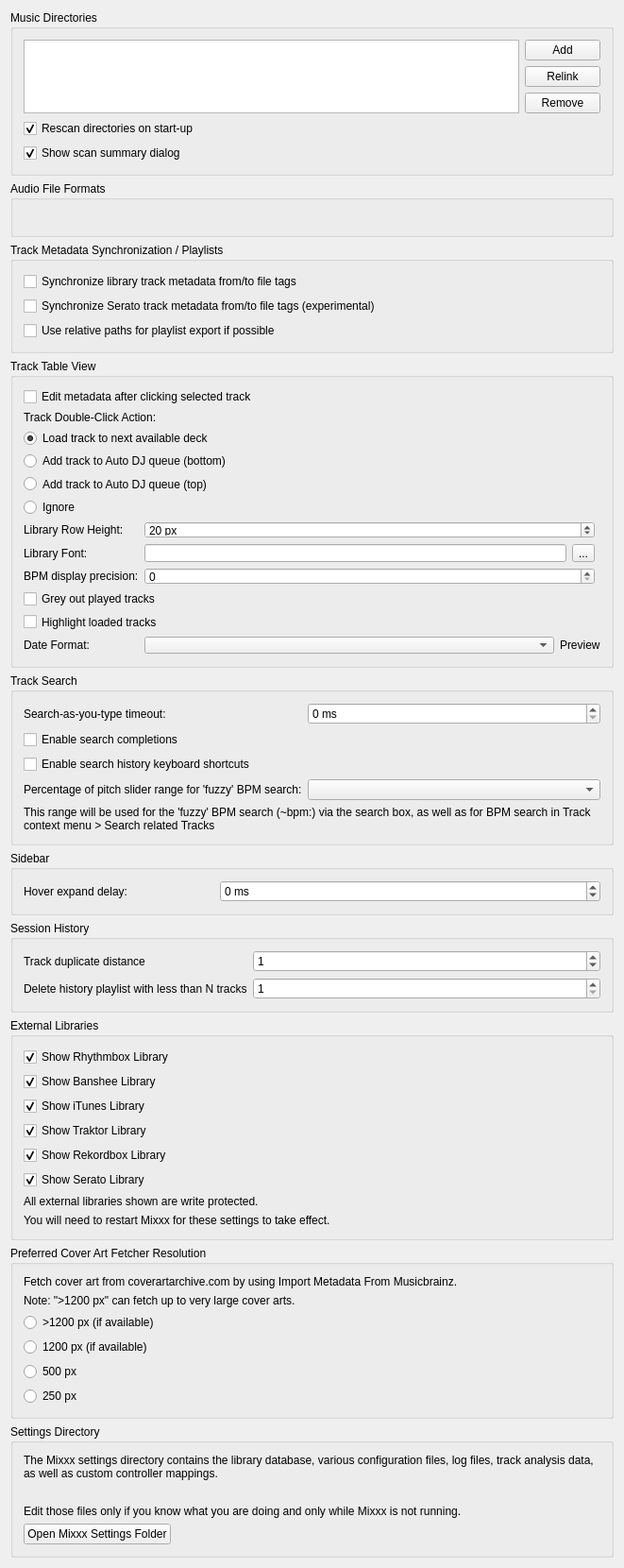
<?xml version="1.0" encoding="UTF-8"?>
<ui version="4.0">
 <class>DlgPrefLibraryDlg</class>
 <widget class="QWidget" name="DlgPrefLibraryDlg">
  <property name="geometry">
   <rect>
    <x>0</x>
    <y>0</y>
    <width>661</width>
    <height>1522</height>
   </rect>
  </property>
  <property name="windowTitle">
   <string notr="true">Library Preferences</string>
  </property>
  <layout class="QVBoxLayout" name="verticalLayout">

   <item>
    <widget class="QGroupBox" name="groupBox_MusicDirectories">
     <property name="title">
      <string>Music Directories</string>
     </property>
     <layout class="QGridLayout" name="gridLayout_music_directories">

      <item row="0" column="0" rowspan="3">
       <widget class="QListView" name="dirList">
        <property name="editTriggers">
         <set>QAbstractItemView::NoEditTriggers</set>
        </property>
        <property name="iconSize">
         <size>
          <width>16</width>
          <height>16</height>
         </size>
        </property>
        <property name="uniformItemSizes">
         <bool>true</bool>
        </property>
       </widget>
      </item>

      <item row="0" column="1">
       <widget class="QPushButton" name="pushButton_add_dir">
        <property name="font">
         <font/>
        </property>
        <property name="toolTip">
         <string>Add a directory where your music is stored. Mixxx will watch this directory and its subdirectories for new tracks.</string>
        </property>
        <property name="text">
         <string>Add</string>
        </property>
       </widget>
      </item>

      <item row="1" column="1">
       <widget class="QPushButton" name="pushButton_relocate_dir">
        <property name="toolTip">
         <string>If an existing music directory is moved, Mixxx doesn't know where to find the audio files in it. Choose Relink to select the music directory in its new location. &lt;br/&gt; This will re-establish the links to the audio files in the Mixxx library.</string>
        </property>
        <property name="text">
         <string extracomment="This will re-establish the links to the audio files in the Mixxx database if you move an music directory to a new location.">Relink</string>
        </property>
       </widget>
      </item>

      <item row="2" column="1">
       <widget class="QPushButton" name="pushButton_remove_dir">
        <property name="font">
         <font/>
        </property>
        <property name="toolTip">
         <string>If removed, Mixxx will no longer watch this directory and its subdirectories for new tracks.</string>
        </property>
        <property name="text">
         <string>Remove</string>
        </property>
       </widget>
      </item>

      <item row="3" column="0" colspan="2">
       <widget class="QCheckBox" name="checkBox_library_scan">
        <property name="text">
         <string>Rescan directories on start-up</string>
        </property>
        <property name="checked">
         <bool>true</bool>
        </property>
       </widget>
      </item>

      <item row="4" column="0" colspan="2">
       <widget class="QCheckBox" name="checkBox_library_scan_summary">
        <property name="text">
         <string>Show scan summary dialog</string>
        </property>
        <property name="checked">
         <bool>true</bool>
        </property>
       </widget>
      </item>

     </layout>
    </widget>
   </item>

   <item>
    <widget class="QGroupBox" name="groupBox_AudioFileFormats">
     <property name="title">
      <string>Audio File Formats</string>
     </property>
     <property name="flat">
      <bool>false</bool>
     </property>
     <layout class="QGridLayout" name="gridLayout_audio_formats">
      <item row="0" column="0">
       <widget class="QLabel" name="builtInFormats">
        <property name="text">
         <string/>
        </property>
        <property name="wordWrap">
         <bool>true</bool>
        </property>
       </widget>
      </item>
     </layout>
    </widget>
   </item>

   <item>
    <widget class="QGroupBox" name="groupBox_AudioFileTags">
     <property name="title">
      <string>Track Metadata Synchronization / Playlists</string>
     </property>
     <layout class="QGridLayout" name="gridLayout_metadata">
      <item row="0" column="0" colspan="2">
       <widget class="QCheckBox" name="checkBox_sync_track_metadata">
        <property name="toolTip">
         <string>Automatically write modified track metadata from the library into file tags and reimport metadata from updated file tags into the library</string>
        </property>
        <property name="text">
         <string>Synchronize library track metadata from/to file tags</string>
        </property>
       </widget>
      </item>

      <item row="1" column="0">
       <widget class="QCheckBox" name="checkBox_serato_metadata_export">
        <property name="toolTip">
         <string>Keeps track color, beat grid, bpm lock, cue points, and loops synchronized with SERATO_MARKERS/MARKERS2 file tags.&lt;br/&gt;&lt;br/&gt;WARNING: Enabling this option also enables the reimport of Serato metadata after files have been modified outside of Mixxx. On reimport existing metadata in Mixxx is replaced with the metadata found in file tags. Custom metadata not included in file tags like loop colors is lost.</string>
        </property>
        <property name="text">
         <string>Synchronize Serato track metadata from/to file tags (experimental)</string>
        </property>
       </widget>
      </item>

      <item row="2" column="0" colspan="2">
       <widget class="QCheckBox" name="checkBox_use_relative_path">
        <property name="text">
         <string>Use relative paths for playlist export if possible</string>
        </property>
       </widget>
      </item>
     </layout>
    </widget>
   </item>

   <item>
    <widget class="QGroupBox" name="groupBox_TrackTableView">
     <property name="title">
      <string>Track Table View</string>
     </property>
     <layout class="QGridLayout" name="gridLayout_track_table_view">

      <item row="1" column="0" colspan="4">
       <widget class="QCheckBox" name="checkBox_edit_metadata_selected_clicked">
        <property name="text">
         <string>Edit metadata after clicking selected track</string>
        </property>
       </widget>
      </item>

      <item row="2" column="0" colspan="4">
       <widget class="QLabel" name="label_doubeClickAction">
        <property name="text">
         <string>Track Double-Click Action:</string>
        </property>
        <property name="alignment">
         <set>Qt::AlignLeft|Qt::AlignVCenter</set>
        </property>
       </widget>
      </item>

      <item row="3" column="0" colspan="4">
       <widget class="QRadioButton" name="radioButton_dbclick_deck">
        <property name="text">
         <string>Load track to next available deck</string>
        </property>
        <property name="checked">
         <bool>true</bool>
        </property>
       </widget>
      </item>
      <item row="4" column="0" colspan="4">
       <widget class="QRadioButton" name="radioButton_dbclick_bottom">
        <property name="text">
         <string>Add track to Auto DJ queue (bottom)</string>
        </property>
       </widget>
      </item>
      <item row="5" column="0" colspan="4">
       <widget class="QRadioButton" name="radioButton_dbclick_top">
        <property name="text">
         <string>Add track to Auto DJ queue (top)</string>
        </property>
       </widget>
      </item>
      <item row="6" column="0" colspan="4">
       <widget class="QRadioButton" name="radioButton_dbclick_ignore">
        <property name="text">
         <string>Ignore</string>
        </property>
       </widget>
      </item>

      <item row="7" column="0">
       <widget class="QLabel" name="label_rowHeight">
        <property name="text">
         <string>Library Row Height:</string>
        </property>
        <property name="alignment">
         <set>Qt::AlignLeft|Qt::AlignVCenter</set>
        </property>
       </widget>
      </item>
      <item row="7" column="1" colspan="2">
       <widget class="QSpinBox" name="spinBox_row_height">
        <property name="suffix">
         <string> px</string>
        </property>
        <property name="minimum">
         <number>5</number>
        </property>
        <property name="maximum">
         <number>100</number>
        </property>
        <property name="value">
         <number>20</number>
        </property>
       </widget>
      </item>

      <item row="8" column="0">
       <widget class="QLabel" name="label_libraryFont">
        <property name="text">
         <string>Library Font:</string>
        </property>
        <property name="alignment">
         <set>Qt::AlignLeft|Qt::AlignVCenter</set>
        </property>
       </widget>
      </item>
      <item row="8" column="1">
       <widget class="QLineEdit" name="lineEdit_library_font">
        <property name="readOnly">
         <bool>true</bool>
        </property>
       </widget>
      </item>
      <item row="8" column="2">
       <widget class="QToolButton" name="btn_library_font">
        <property name="text">
         <string>...</string>
        </property>
       </widget>
      </item>

      <item row="9" column="0">
       <widget class="QLabel" name="label_bpm_precision">
        <property name="text">
         <string>BPM display precision:</string>
        </property>
        <property name="alignment">
         <set>Qt::AlignLeft|Qt::AlignVCenter</set>
        </property>
       </widget>
      </item>
      <item row="9" column="1" colspan="2">
       <widget class="QSpinBox" name="spinbox_bpm_precision"/>
      </item>

      <item row="10" column="0" colspan="4">
       <widget class="QCheckBox" name="checkbox_played_track_color">
        <property name="text">
         <string>Grey out played tracks</string>
        </property>
       </widget>
      </item>

      <item row="11" column="0" colspan="4">
       <widget class="QCheckBox" name="checkbox_loaded_track_color">
        <property name="text">
         <string>Highlight loaded tracks</string>
        </property>
       </widget>
      </item>

      <item row="12" column="0">
       <widget class="QLabel" name="label_dateFormat">
        <property name="text">
         <string>Date Format:</string>
        </property>
        <property name="alignment">
         <set>Qt::AlignLeft|Qt::AlignVCenter</set>
        </property>
       </widget>
      </item>
      <item row="12" column="1" colspan="3">
       <layout class="QHBoxLayout" name="horizontalLayout_dateFormat">
        <property name="leftMargin">
         <number>0</number>
        </property>
        <property name="topMargin">
         <number>0</number>
        </property>
        <property name="rightMargin">
         <number>0</number>
        </property>
        <property name="bottomMargin">
         <number>0</number>
        </property>
        <item>
         <widget class="QComboBox" name="comboBox_dateFormat">
          <property name="sizePolicy">
           <sizepolicy hsizetype="Expanding" vsizetype="Fixed">
            <horstretch>0</horstretch>
            <verstretch>0</verstretch>
           </sizepolicy>
          </property>
         </widget>
        </item>
        <item>
         <widget class="QLabel" name="label_dateFormatPreview">
          <property name="text">
           <string>Preview</string>
          </property>
         </widget>
        </item>
       </layout>
      </item>

     </layout>
    </widget>
   </item><!-- Track Table View -->

   <item>
    <widget class="QGroupBox" name="groupBox_Search">
     <property name="title">
      <string>Track Search</string>
     </property>
     <layout class="QGridLayout" name="gridLayout_search">

      <item row="0" column="0">
       <widget class="QLabel" name="label_searchDebouncingTimeout">
        <property name="text">
         <string>Search-as-you-type timeout:</string>
        </property>
        <property name="alignment">
         <set>Qt::AlignLeft|Qt::AlignVCenter</set>
        </property>
       </widget>
      </item>
      <item row="0" column="1" colspan="2">
       <widget class="QSpinBox" name="spinBox_search_debouncing_timeout">
        <property name="suffix">
         <string> ms</string>
        </property>
       </widget>
      </item>

      <item row="1" column="0" colspan="3">
       <widget class="QCheckBox" name="checkBox_enable_search_completions">
        <property name="text">
         <string>Enable search completions</string>
        </property>
       </widget>
      </item>

      <item row="2" column="0" colspan="3">
       <widget class="QCheckBox" name="checkBox_enable_search_history_shortcuts">
        <property name="text">
         <string>Enable search history keyboard shortcuts</string>
        </property>
       </widget>
      </item>

      <item row="3" column="0">
       <widget class="QLabel" name="label_searchBpmFuzzyRange">
        <property name="text">
         <string>Percentage of pitch slider range for 'fuzzy' BPM search:</string>
        </property>
        <property name="alignment">
         <set>Qt::AlignLeft|Qt::AlignVCenter</set>
        </property>
        <property name="buddy">
         <cstring>comboBox_search_bpm_fuzzy_range</cstring>
        </property>
       </widget>
      </item>
      <item row="3" column="1" colspan="2">
       <widget class="QComboBox" name="comboBox_search_bpm_fuzzy_range"/>
      </item>
      <item row="4" column="0" colspan="3">
       <widget class="QLabel" name="label_searchBpmFuzzyRangeInfo">
        <property name="text">
         <string>This range will be used for the 'fuzzy' BPM search (~bpm:) via the search box, as well as for BPM search in Track context menu &gt; Search related Tracks</string>
        </property>
        <property name="wordWrap">
         <bool>true</bool>
        </property>
       </widget>
      </item>

     </layout>
    </widget>
   </item><!-- Search box -->

   <item>
    <widget class="QGroupBox" name="groupBox_sidebar">
     <property name="title">
      <string>Sidebar</string>
     </property>
     <layout class="QGridLayout" name="gridLayout_sidebar">

      <item row="0" column="0">
       <widget class="QLabel" name="label_sidebar_hover_expand_delay">
        <property name="text">
         <string>Hover expand delay:</string>
        </property>
        <property name="alignment">
         <set>Qt::AlignLeft|Qt::AlignVCenter</set>
        </property>
        <property name="buddy">
         <cstring>spinBox_sidebar_hover_expand_delay</cstring>
        </property>
       </widget>
      </item>
      <item row="0" column="1" colspan="2">
       <widget class="QSpinBox" name="spinBox_sidebar_hover_expand_delay">
        <property name="suffix">
         <string> ms</string>
        </property>
        <property name="toolTip">
         <string>The delay until sidebar items are expanded or collapsed hovered during drag'n'drop. -1 disables auto-expand.</string>
        </property>
        <property name="minimum">
         <number>-1</number>
        </property>
        <property name="maximum">
         <number>5000</number>
        </property>
        <property name="singleStep">
         <number>50</number>
        </property>
       </widget>
      </item>

     </layout>
    </widget>
   </item>

   <item>
    <widget class="QGroupBox" name="groupBox_History">
     <property name="title">
      <string>Session History</string>
     </property>
     <layout class="QGridLayout" name="gridLayout_history">

      <item row="1" column="0">
       <widget class="QLabel" name="label_history_track_duplicate_distance">
        <property name="text">
         <string>Track duplicate distance</string>
        </property>
        <property name="alignment">
         <set>Qt::AlignLeft|Qt::AlignVCenter</set>
        </property>
        <property name="wordWrap">
         <bool>true</bool>
        </property>
       </widget>
      </item>
      <item row="1" column="1" colspan="2">
       <widget class="QSpinBox" name="spinbox_history_track_duplicate_distance">
        <property name="toolTip">
         <string>When playing a track again log it to the session history only if more than N other tracks have been played in the meantime</string>
        </property>
        <property name="minimum">
         <number>0</number>
        </property>
        <property name="maximum">
         <number>99</number>
        </property>
        <property name="value">
         <number>1</number>
        </property>
       </widget>
      </item>

      <item row="2" column="0">
       <widget class="QLabel" name="label_history_cleanup">
        <property name="toolTip">
         <string>History playlist with less than N tracks will be deleted&lt;br/&gt;&lt;br/&gt;Note: the cleanup will be performed during startup and shutdown of Mixxx.</string>
        </property>
        <property name="text">
         <string>Delete history playlist with less than N tracks</string>
        </property>
        <property name="alignment">
         <set>Qt::AlignLeft|Qt::AlignVCenter</set>
        </property>
       </widget>
      </item>
      <item row="2" column="1" colspan="2">
       <widget class="QSpinBox" name="spinbox_history_min_tracks_to_keep">
        <property name="minimum">
         <number>1</number>
        </property>
        <property name="maximum">
         <number>99</number>
        </property>
        <property name="value">
         <number>1</number>
        </property>
       </widget>
      </item>

     </layout>
    </widget>
   </item><!-- History -->

   <item>
    <widget class="QGroupBox" name="groupBox_external_libraries">
     <property name="title">
      <string>External Libraries</string>
     </property>
     <layout class="QGridLayout" name="gridLayout_external_libraries">
      <item row="0" column="0">
       <widget class="QCheckBox" name="checkBox_show_rhythmbox">
        <property name="text">
         <string>Show Rhythmbox Library</string>
        </property>
        <property name="checked">
         <bool>true</bool>
        </property>
       </widget>
      </item>
      <item row="1" column="0">
       <widget class="QCheckBox" name="checkBox_show_banshee">
        <property name="text">
         <string>Show Banshee Library</string>
        </property>
        <property name="checked">
         <bool>true</bool>
        </property>
       </widget>
      </item>
      <item row="2" column="0">
       <widget class="QCheckBox" name="checkBox_show_itunes">
        <property name="text">
         <string>Show iTunes Library</string>
        </property>
        <property name="checked">
         <bool>true</bool>
        </property>
       </widget>
      </item>
      <item row="3" column="0">
       <widget class="QCheckBox" name="checkBox_show_traktor">
        <property name="text">
         <string>Show Traktor Library</string>
        </property>
        <property name="checked">
         <bool>true</bool>
        </property>
       </widget>
      </item>
      <item row="4" column="0">
       <widget class="QCheckBox" name="checkBox_show_rekordbox">
        <property name="text">
         <string>Show Rekordbox Library</string>
        </property>
        <property name="checked">
         <bool>true</bool>
        </property>
       </widget>
      </item>
      <item row="5" column="0">
       <widget class="QCheckBox" name="checkBox_show_serato">
        <property name="text">
         <string>Show Serato Library</string>
        </property>
        <property name="checked">
         <bool>true</bool>
        </property>
       </widget>
      </item>
      <item row="6" column="0">
       <widget class="QLabel" name="label_4">
        <property name="text">
         <string>All external libraries shown are write protected.</string>
        </property>
        <property name="wordWrap">
         <bool>true</bool>
        </property>
        <property name="topMargin" stdset="0">
         <number>10</number>
        </property>
       </widget>
      </item>
      <item row="7" column="0">
       <widget class="QLabel" name="label_11">
        <property name="text">
         <string>You will need to restart Mixxx for these settings to take effect.</string>
        </property>
        <property name="wordWrap">
         <bool>true</bool>
        </property>
       </widget>
      </item>
     </layout>
    </widget>
   </item>

   <item>
    <widget class="QGroupBox" name="groupBox_cover_art_fetcher">
     <property name="title">
      <string>Preferred Cover Art Fetcher Resolution</string>
     </property>
     <layout class="QGridLayout" name="gridLayout_cover_art_fetcher">
      <item row="0" column="0">
       <widget class="QLabel" name="label_12">
        <property name="text">
         <string>Fetch cover art from coverartarchive.com by using Import Metadata From Musicbrainz.</string>
        </property>
        <property name="wordWrap">
         <bool>true</bool>
        </property>
       </widget>
      </item>
      <item row="1" column="0">
       <widget class="QLabel" name="label_13">
        <property name="text">
         <string>Note: &quot;&gt;1200 px&quot; can fetch up to very large cover arts.</string>
        </property>
        <property name="wordWrap">
         <bool>true</bool>
        </property>
       </widget>
      </item>
      <item row="2" column="0">
       <widget class="QRadioButton" name="radioButton_cover_art_fetcher_highest">
        <property name="text">
         <string>&gt;1200 px (if available)</string>
        </property>
        <property name="checked">
         <bool>false</bool>
        </property>
       </widget>
      </item>
      <item row="3" column="0">
       <widget class="QRadioButton" name="radioButton_cover_art_fetcher_high">
        <property name="text">
         <string>1200 px (if available)</string>
        </property>
        <property name="checked">
         <bool>false</bool>
        </property>
       </widget>
      </item>
      <item row="4" column="0">
       <widget class="QRadioButton" name="radioButton_cover_art_fetcher_medium">
        <property name="text">
         <string>500 px</string>
        </property>
        <property name="checked">
         <bool>false</bool>
        </property>
       </widget>
      </item>
      <item row="5" column="0">
       <widget class="QRadioButton" name="radioButton_cover_art_fetcher_lowest">
        <property name="text">
         <string>250 px</string>
        </property>
        <property name="checked">
         <bool>false</bool>
        </property>
       </widget>
      </item>
     </layout>
    </widget>
   </item>

   <item>
    <widget class="QGroupBox" name="groupBox_settingsDir">
     <property name="title">
      <string>Settings Directory</string>
     </property>
     <layout class="QVBoxLayout" name="vlayout_settingsDir">
      <item>
       <widget class="QLabel" name="label_settingsDir">
        <property name="text">
         <string>The Mixxx settings directory contains the library database, various configuration files, log files, track analysis data, as well as custom controller mappings.</string>
        </property>
        <property name="wordWrap">
         <bool>true</bool>
        </property>
       </widget>
      </item>
      <item>
       <widget class="QLabel" name="label_settingsManualLink">
        <property name="text">
         <string/>
        </property>
        <property name="wordWrap">
         <bool>true</bool>
        </property>
        <property name="openExternalLinks">
         <bool>true</bool>
        </property>
       </widget>
      </item>
      <item>
       <widget class="QLabel" name="label_settingsWarning">
        <property name="text">
         <string>Edit those files only if you know what you are doing and only while Mixxx is not running.</string>
        </property>
        <property name="wordWrap">
         <bool>true</bool>
        </property>
       </widget>
      </item>
      <item>
       <widget class="QPushButton" name="pushButton_open_settings_dir">
        <property name="sizePolicy">
         <sizepolicy hsizetype="Fixed" vsizetype="Fixed">
          <horstretch>0</horstretch>
          <verstretch>0</verstretch>
         </sizepolicy>
        </property>
        <property name="text">
         <string>Open Mixxx Settings Folder</string>
        </property>
       </widget>
      </item>
     </layout>
    </widget>
   </item>
   <item>
    <spacer name="verticalSpacer">
     <property name="orientation">
      <enum>Qt::Vertical</enum>
     </property>
     <property name="sizeHint" stdset="0">
      <size>
       <width>20</width>
       <height>40</height>
      </size>
     </property>
    </spacer>
   </item>
  </layout>
 </widget>
 <layoutdefault spacing="6" margin="11"/>
 <tabstops>
  <tabstop>dirList</tabstop>
  <tabstop>pushButton_add_dir</tabstop>
  <tabstop>pushButton_relocate_dir</tabstop>
  <tabstop>pushButton_remove_dir</tabstop>
  <tabstop>checkBox_library_scan</tabstop>
  <tabstop>checkBox_library_scan_summary</tabstop>
  <tabstop>checkBox_sync_track_metadata</tabstop>
  <tabstop>checkBox_serato_metadata_export</tabstop>
  <tabstop>checkBox_use_relative_path</tabstop>
  <tabstop>checkBox_edit_metadata_selected_clicked</tabstop>
  <tabstop>radioButton_dbclick_deck</tabstop>
  <tabstop>radioButton_dbclick_bottom</tabstop>
  <tabstop>radioButton_dbclick_top</tabstop>
  <tabstop>radioButton_dbclick_ignore</tabstop>
  <tabstop>spinBox_row_height</tabstop>
  <tabstop>btn_library_font</tabstop>
  <tabstop>spinbox_bpm_precision</tabstop>
  <tabstop>checkbox_played_track_color</tabstop>
  <tabstop>checkbox_loaded_track_color</tabstop>
  <tabstop>comboBox_dateFormat</tabstop>
  <tabstop>spinBox_search_debouncing_timeout</tabstop>
  <tabstop>checkBox_enable_search_completions</tabstop>
  <tabstop>checkBox_enable_search_history_shortcuts</tabstop>
  <tabstop>comboBox_search_bpm_fuzzy_range</tabstop>
  <tabstop>spinBox_sidebar_hover_expand_delay</tabstop>
  <tabstop>spinbox_history_track_duplicate_distance</tabstop>
  <tabstop>spinbox_history_min_tracks_to_keep</tabstop>
  <tabstop>checkBox_show_rhythmbox</tabstop>
  <tabstop>checkBox_show_banshee</tabstop>
  <tabstop>checkBox_show_itunes</tabstop>
  <tabstop>checkBox_show_traktor</tabstop>
  <tabstop>checkBox_show_rekordbox</tabstop>
  <tabstop>checkBox_show_serato</tabstop>
  <tabstop>radioButton_cover_art_fetcher_highest</tabstop>
  <tabstop>radioButton_cover_art_fetcher_high</tabstop>
  <tabstop>radioButton_cover_art_fetcher_medium</tabstop>
  <tabstop>radioButton_cover_art_fetcher_lowest</tabstop>
  <tabstop>pushButton_open_settings_dir</tabstop>
 </tabstops>
 <resources/>
 <connections/>
</ui>
